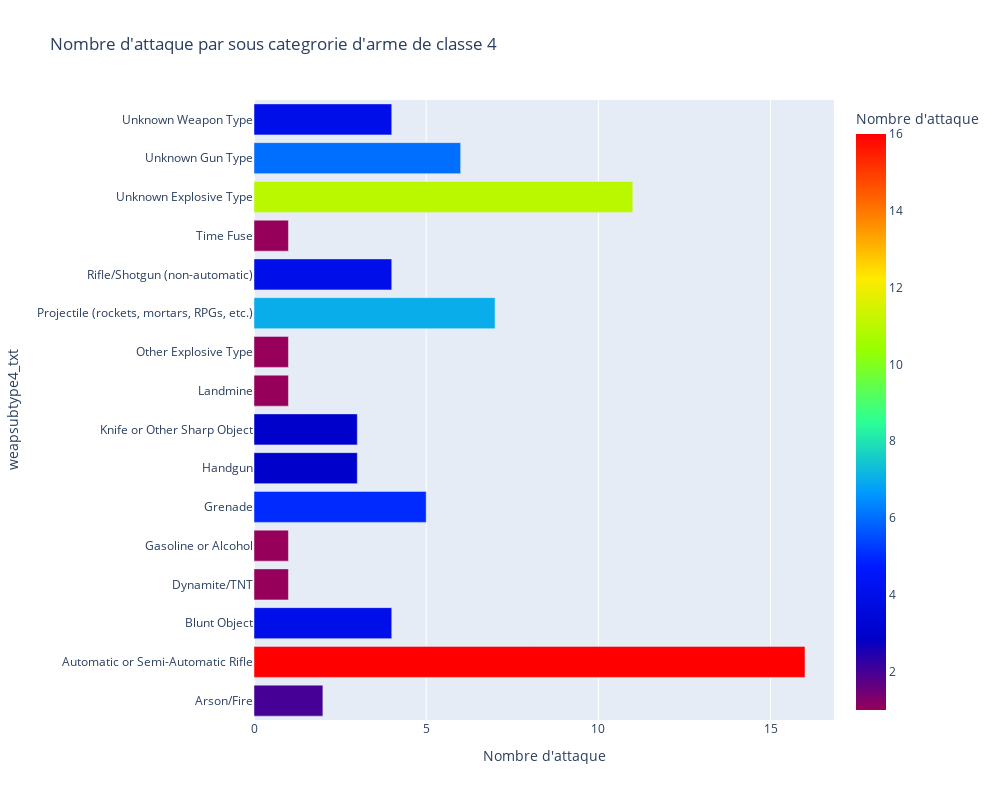

The cell this chart's notebook holds for it:
### Code cell
countsSub4 = cleaned_data.groupby(['weapsubtype4_txt']).size().reset_index(name="Nombre d'attaque")
countsSub4 = supprimer_valeurs(countsSub4,"weapsubtype4_txt", ["''"])
fig = px.bar(countsSub4, x="Nombre d'attaque", y=  "weapsubtype4_txt", height=800, width=1000,color="Nombre d'attaque",color_continuous_scale=px.colors.sequential.Rainbow, orientation='h', title="Nombre d'attaque par sous categrorie d'arme de classe 4")
fig.show()

### Figure 1 — Plotly figure (JSON) as saved in the notebook; plotly's stock layout.template omitted (floating-point values rounded to 4 significant figures)
{"data": [{"alignmentgroup": "True", "hovertemplate": "Nombre d'attaque=%{marker.color}<br>weapsubtype4_txt=%{y}<extra></extra>", "legendgroup": "", "marker": {"color": [2, 16, 4, 1, 1, 5, 3, 3, 1, 1, 7, 4, 1, 11, 6, 4], "coloraxis": "coloraxis", "pattern": {"shape": ""}}, "name": "", "offsetgroup": "", "orientation": "h", "showlegend": false, "textposition": "auto", "type": "bar", "x": [2, 16, 4, 1, 1, 5, 3, 3, 1, 1, 7, 4, 1, 11, 6, 4], "xaxis": "x", "y": ["Arson/Fire", "Automatic or Semi-Automatic Rifle", "Blunt Object", "Dynamite/TNT", "Gasoline or Alcohol", "Grenade", "Handgun", "Knife or Other Sharp Object", "Landmine", "Other Explosive Type", "Projectile (rockets, mortars, RPGs, etc.)", "Rifle/Shotgun (non-automatic)", "Time Fuse", "Unknown Explosive Type", "Unknown Gun Type", "Unknown Weapon Type"], "yaxis": "y"}], "layout": {"barmode": "relative", "coloraxis": {"colorbar": {"title": {"text": "Nombre d'attaque"}}, "colorscale": [[0, "rgb(150,0,90)"], [0.125, "rgb(0,0,200)"], [0.25, "rgb(0,25,255)"], [0.375, "rgb(0,152,255)"], [0.5, "rgb(44,255,150)"], [0.625, "rgb(151,255,0)"], [0.75, "rgb(255,234,0)"], [0.875, "rgb(255,111,0)"], [1, "rgb(255,0,0)"]]}, "height": 800, "legend": {"tracegroupgap": 0}, "title": {"text": "Nombre d'attaque par sous categrorie d'arme de classe 4"}, "width": 1000, "xaxis": {"anchor": "y", "domain": [0, 1], "title": {"text": "Nombre d'attaque"}}, "yaxis": {"anchor": "x", "domain": [0, 1], "title": {"text": "weapsubtype4_txt"}}}}
